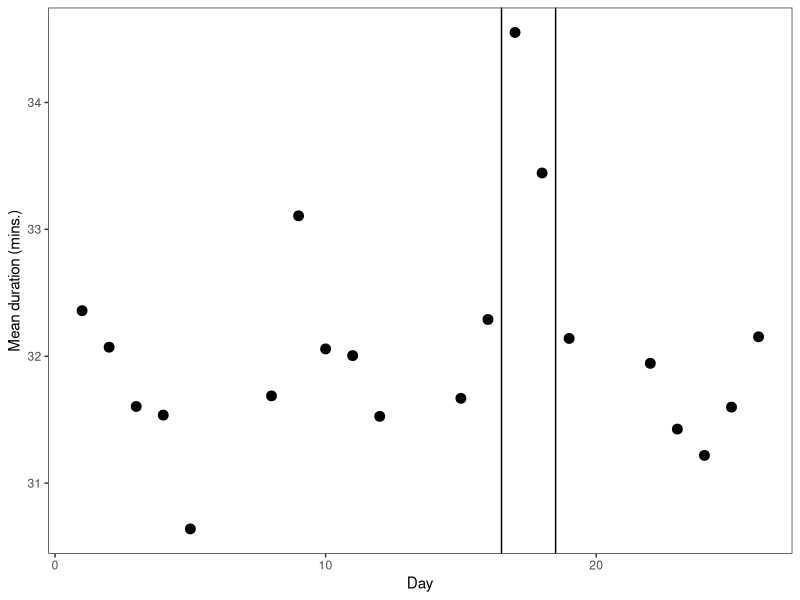

This figure's R source:
# Dot Plot

# Shaun Larcom, Ferdinand Rauch, and Tim Willems, 
#   “The Benefits of Forced Experimentation: Striking Evidence from the 
#     London Underground Network,” The Quarterly Journal of Economics 132, 
#    no. 4 (2017): 2032

# Data: Ibid,  
#   "Replication Data.zip", https://doi.org/10.7910/DVN/1HUQRM/IKPGHY, Harvard Dataverse, V1

library(haven)
library(ggplot2)

df <- read_dta("data/larcom-2017.dta")
output_dir="output"

p <- ggplot(df,aes(x=day,y=duration_)) + 
      geom_point(size=3) + 
      geom_vline(aes(xintercept=16.5)) + 
      geom_vline(aes(xintercept=18.5)) + 
      theme_bw() + 
      labs(
        x = "Day",
        y = "Mean duration (mins.)"
      ) + 
      theme(
        panel.grid.major = element_blank(), 
        panel.grid.minor = element_blank()
      )

ggsave(path=output_dir, filename="Dot Plot QJE.png", width=8, height=6)

# Save as Example
# ggsave(path='src/central-tendency/mean', filename='Dot Plot QJE-example.png', width=8, height=6)
